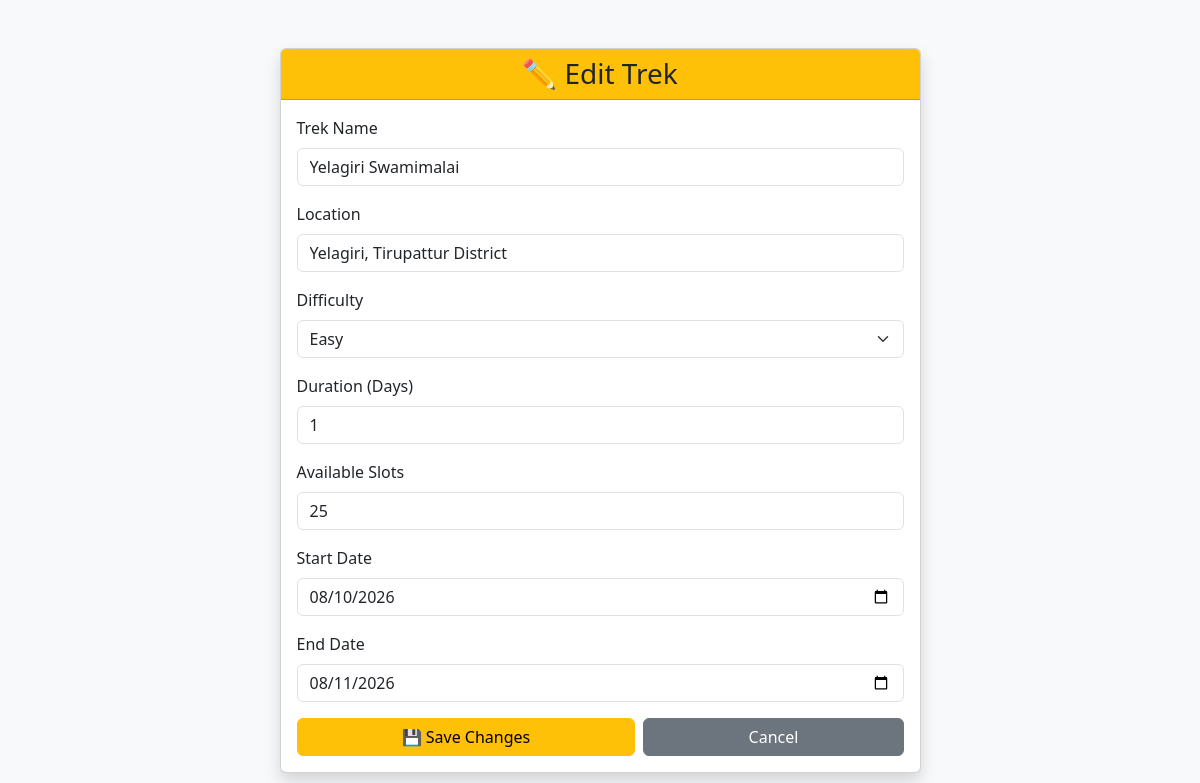
Before: /edit_trek/4 (signed in) with the older database file.
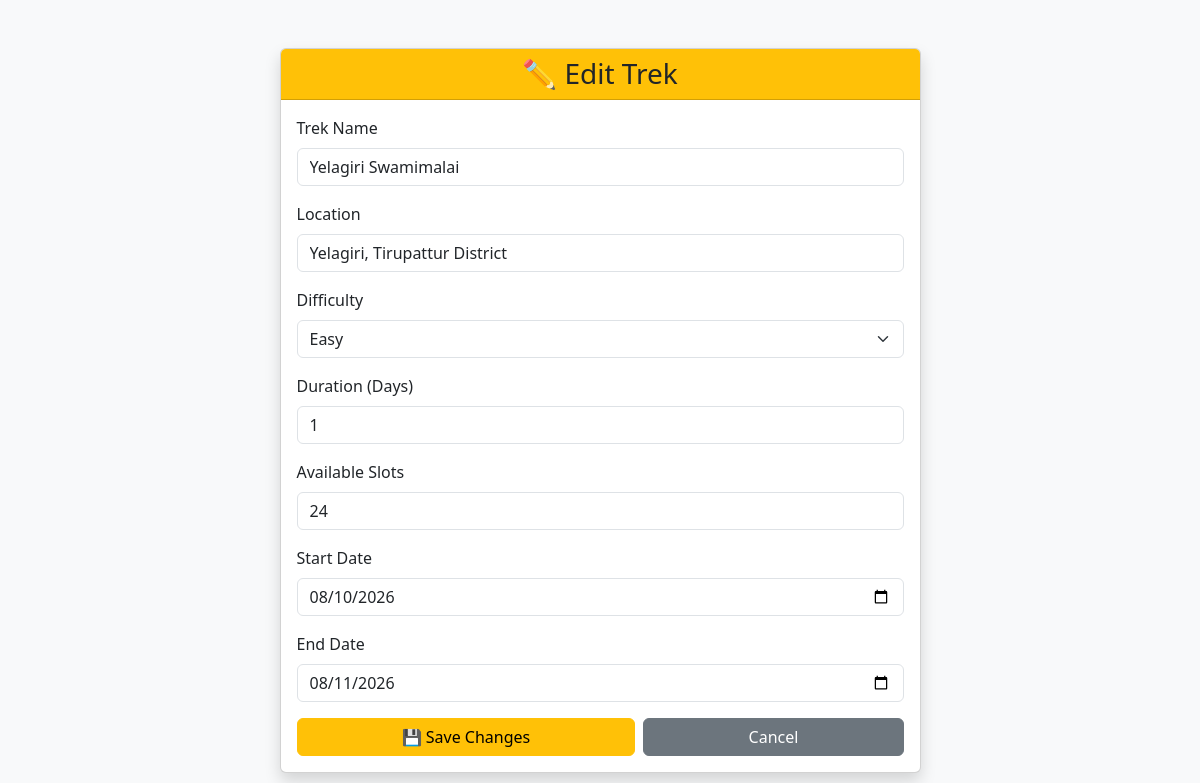
After: the same page with the newer database file.
### models.py (models this page shows)
class Trek(db.Model):
    id = db.Column(db.Integer, primary_key=True)
    trek_name = db.Column(db.String(100), nullable=False)
    location = db.Column(db.String(100), nullable=False)
    difficulty = db.Column(db.String(20), nullable=False)
    duration = db.Column(db.Integer, nullable=False)
    available_slots = db.Column(db.Integer, nullable=False)
    status = db.Column(db.String(20), nullable=False, default="Pending")
    start_date = db.Column(db.Date, nullable=False)
    end_date = db.Column(db.Date, nullable=False)
    assigned_staff_id = db.Column(db.Integer, db.ForeignKey("staff_profile.id"), nullable=True)

### app.py (the view, shortened to what this page needs)
@app.route("/edit_trek/<int:trek_id>", methods=["GET", "POST"])
def edit_trek(trek_id):
    if "user_id" not in session:
        return redirect("/login")
    if session["role"] != "Admin":
        return "Access Denied!"
    trek = Trek.query.get_or_404(trek_id)
    if request.method == "GET":
        return render_template("edit_trek.html", trek=trek)

### templates/edit_trek.html (shortened to what the changed rows need)
<!DOCTYPE html>
<html lang="en">
<head>
    <link
        href="https://cdn.jsdelivr.net/npm/bootstrap@5.3.3/dist/css/bootstrap.min.css"
        rel="stylesheet">
</head>
<body class="bg-light">
<div class="container mt-5">
    <div class="row justify-content-center">
        <div class="col-md-7">
            <div class="card shadow">
                <div class="card-body">
                    <form method="POST">
                        <div class="mb-3">
                            <label class="form-label">
                                Trek Name
                            </label>
                            <input
                                type="text"
                                name="trek_name"
                                value="{{ trek.trek_name }}"
                                class="form-control"
                                required>
                        </div>
                        <div class="mb-3">
                            <label class="form-label">
                                Location
                            </label>
                            <input
                                type="text"
                                name="location"
                                value="{{ trek.location }}"
                                class="form-control"
                                required>
                        </div>
                        <div class="mb-3">
                            <label class="form-label">
                                Difficulty
                            </label>
                            <select
                                name="difficulty"
                                class="form-select"
                                required>
                                <option value="Easy"
                                    {% if trek.difficulty == "Easy" %}selected{% endif %}>
                                    Easy
                                </option>
                            </select>
                        </div>
                        <div class="mb-3">
                            <label class="form-label">
                                Duration (Days)
                            </label>
                            <input
                                type="number"
                                name="duration"
                                value="{{ trek.duration }}"
                                class="form-control"
                                min="1"
                                required>
                        </div>
                        <div class="mb-3">
                            <label class="form-label">
                                Available Slots
                            </label>
                            <input
                                type="number"
                                name="available_slots"
                                value="{{ trek.available_slots }}"
                                class="form-control"
                                min="0"
                                required>
                        </div>
                        <div class="mb-3">
                            <label class="form-label">
                                Start Date
                            </label>
                            <input
                                type="date"
                                name="start_date"
                                value="{{ trek.start_date }}"
                                class="form-control"
                                required>
                        </div>
                        <div class="mb-3">
                            <label class="form-label">
                                End Date
                            </label>
                            <input
                                type="date"
                                name="end_date"
                                value="{{ trek.end_date }}"
                                class="form-control"
                                required>
                        </div>
                    </form>
                </div>
            </div>
        </div>
    </div>
</div>
</body>
</html>

Changed rows visible on the page:
changed Trek "Yelagiri Swamimalai": available_slots "25" → "24"
